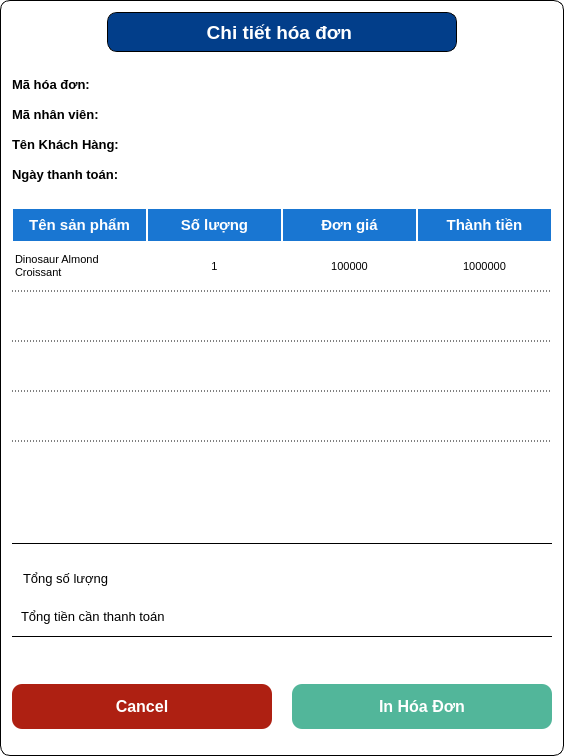
<?xml version="1.0" encoding="UTF-8"?>
<ui version="4.0">
 <class>invoice_detail</class>
 <widget class="QWidget" name="invoice_detail">
  <property name="geometry">
   <rect>
    <x>0</x>
    <y>0</y>
    <width>540</width>
    <height>756</height>
   </rect>
  </property>
  <property name="windowTitle">
   <string>Form</string>
  </property>
  <property name="styleSheet">
   <string notr="true">background-color: rgb(255, 255, 255);
border: none;
border-radius: 10px;</string>
  </property>
  <layout class="QVBoxLayout" name="verticalLayout">
   <property name="leftMargin">
    <number>0</number>
   </property>
   <property name="topMargin">
    <number>0</number>
   </property>
   <property name="rightMargin">
    <number>0</number>
   </property>
   <property name="bottomMargin">
    <number>0</number>
   </property>
   <item>
    <widget class="QFrame" name="frame">
     <property name="styleSheet">
      <string notr="true">border: 1px solid rgb(0, 0, 0)</string>
     </property>
     <property name="frameShape">
      <enum>QFrame::StyledPanel</enum>
     </property>
     <property name="frameShadow">
      <enum>QFrame::Raised</enum>
     </property>
     <layout class="QVBoxLayout" name="verticalLayout_2">
      <property name="spacing">
       <number>10</number>
      </property>
      <property name="leftMargin">
       <number>11</number>
      </property>
      <property name="topMargin">
       <number>11</number>
      </property>
      <property name="rightMargin">
       <number>11</number>
      </property>
      <property name="bottomMargin">
       <number>11</number>
      </property>
      <item alignment="Qt::AlignHCenter">
       <widget class="QFrame" name="frame_2">
        <property name="sizePolicy">
         <sizepolicy hsizetype="Preferred" vsizetype="Maximum">
          <horstretch>0</horstretch>
          <verstretch>0</verstretch>
         </sizepolicy>
        </property>
        <property name="minimumSize">
         <size>
          <width>350</width>
          <height>40</height>
         </size>
        </property>
        <property name="maximumSize">
         <size>
          <width>16777215</width>
          <height>40</height>
         </size>
        </property>
        <property name="styleSheet">
         <string notr="true">border: 1px solid rgb(0, 0, 0);;
background-color: #023e8a;
color: rgb(255, 255, 255);
border-radius: 10px;</string>
        </property>
        <property name="frameShape">
         <enum>QFrame::StyledPanel</enum>
        </property>
        <property name="frameShadow">
         <enum>QFrame::Raised</enum>
        </property>
        <layout class="QHBoxLayout" name="horizontalLayout">
         <property name="spacing">
          <number>0</number>
         </property>
         <property name="leftMargin">
          <number>0</number>
         </property>
         <property name="topMargin">
          <number>0</number>
         </property>
         <property name="rightMargin">
          <number>0</number>
         </property>
         <property name="bottomMargin">
          <number>0</number>
         </property>
         <item>
          <widget class="QLabel" name="invoice_id_header">
           <property name="minimumSize">
            <size>
             <width>300</width>
             <height>0</height>
            </size>
           </property>
           <property name="font">
            <font>
             <pointsize>14</pointsize>
             <weight>75</weight>
             <bold>true</bold>
            </font>
           </property>
           <property name="styleSheet">
            <string notr="true">border: none;</string>
           </property>
           <property name="text">
            <string>Chi tiết hóa đơn </string>
           </property>
           <property name="alignment">
            <set>Qt::AlignCenter</set>
           </property>
          </widget>
         </item>
        </layout>
       </widget>
      </item>
      <item>
       <widget class="QFrame" name="frame_3">
        <property name="styleSheet">
         <string notr="true">border: none;</string>
        </property>
        <property name="frameShape">
         <enum>QFrame::StyledPanel</enum>
        </property>
        <property name="frameShadow">
         <enum>QFrame::Raised</enum>
        </property>
        <layout class="QVBoxLayout" name="verticalLayout_3">
         <property name="spacing">
          <number>15</number>
         </property>
         <property name="leftMargin">
          <number>0</number>
         </property>
         <property name="topMargin">
          <number>0</number>
         </property>
         <property name="rightMargin">
          <number>0</number>
         </property>
         <property name="bottomMargin">
          <number>0</number>
         </property>
         <item>
          <widget class="QFrame" name="frame_4">
           <property name="styleSheet">
            <string notr="true">border-bottom: 1px solid rgb(0, 0, 0);
border: none;</string>
           </property>
           <property name="frameShape">
            <enum>QFrame::StyledPanel</enum>
           </property>
           <property name="frameShadow">
            <enum>QFrame::Raised</enum>
           </property>
           <layout class="QVBoxLayout" name="verticalLayout_4">
            <property name="spacing">
             <number>15</number>
            </property>
            <property name="leftMargin">
             <number>0</number>
            </property>
            <property name="topMargin">
             <number>15</number>
            </property>
            <property name="rightMargin">
             <number>0</number>
            </property>
            <property name="bottomMargin">
             <number>11</number>
            </property>
            <item>
             <widget class="QFrame" name="frame_9">
              <property name="styleSheet">
               <string notr="true">border: none;</string>
              </property>
              <property name="frameShape">
               <enum>QFrame::StyledPanel</enum>
              </property>
              <property name="frameShadow">
               <enum>QFrame::Raised</enum>
              </property>
              <layout class="QHBoxLayout" name="horizontalLayout_5">
               <property name="leftMargin">
                <number>0</number>
               </property>
               <property name="topMargin">
                <number>0</number>
               </property>
               <property name="rightMargin">
                <number>0</number>
               </property>
               <property name="bottomMargin">
                <number>0</number>
               </property>
               <item alignment="Qt::AlignLeft">
                <widget class="QLabel" name="label">
                 <property name="font">
                  <font>
                   <pointsize>10</pointsize>
                   <weight>75</weight>
                   <bold>true</bold>
                  </font>
                 </property>
                 <property name="text">
                  <string>Mã hóa đơn: </string>
                 </property>
                </widget>
               </item>
               <item>
                <widget class="QLabel" name="invoice_id_label">
                 <property name="sizePolicy">
                  <sizepolicy hsizetype="Expanding" vsizetype="Preferred">
                   <horstretch>0</horstretch>
                   <verstretch>0</verstretch>
                  </sizepolicy>
                 </property>
                 <property name="font">
                  <font>
                   <pointsize>10</pointsize>
                  </font>
                 </property>
                 <property name="text">
                  <string/>
                 </property>
                </widget>
               </item>
              </layout>
             </widget>
            </item>
            <item>
             <widget class="QFrame" name="frame_10">
              <property name="styleSheet">
               <string notr="true">border: none;</string>
              </property>
              <property name="frameShape">
               <enum>QFrame::StyledPanel</enum>
              </property>
              <property name="frameShadow">
               <enum>QFrame::Raised</enum>
              </property>
              <layout class="QHBoxLayout" name="horizontalLayout_6">
               <property name="leftMargin">
                <number>0</number>
               </property>
               <property name="topMargin">
                <number>0</number>
               </property>
               <property name="rightMargin">
                <number>0</number>
               </property>
               <property name="bottomMargin">
                <number>0</number>
               </property>
               <item alignment="Qt::AlignLeft">
                <widget class="QLabel" name="label_2">
                 <property name="font">
                  <font>
                   <pointsize>10</pointsize>
                   <weight>75</weight>
                   <bold>true</bold>
                  </font>
                 </property>
                 <property name="text">
                  <string>Mã nhân viên: </string>
                 </property>
                </widget>
               </item>
               <item>
                <widget class="QLabel" name="employee_id_label">
                 <property name="sizePolicy">
                  <sizepolicy hsizetype="Expanding" vsizetype="Preferred">
                   <horstretch>0</horstretch>
                   <verstretch>0</verstretch>
                  </sizepolicy>
                 </property>
                 <property name="font">
                  <font>
                   <pointsize>10</pointsize>
                  </font>
                 </property>
                 <property name="text">
                  <string/>
                 </property>
                </widget>
               </item>
              </layout>
             </widget>
            </item>
            <item>
             <widget class="QFrame" name="frame_11">
              <property name="styleSheet">
               <string notr="true">border: none;</string>
              </property>
              <property name="frameShape">
               <enum>QFrame::StyledPanel</enum>
              </property>
              <property name="frameShadow">
               <enum>QFrame::Raised</enum>
              </property>
              <layout class="QHBoxLayout" name="horizontalLayout_7">
               <property name="leftMargin">
                <number>0</number>
               </property>
               <property name="topMargin">
                <number>0</number>
               </property>
               <property name="rightMargin">
                <number>0</number>
               </property>
               <property name="bottomMargin">
                <number>0</number>
               </property>
               <item alignment="Qt::AlignLeft">
                <widget class="QLabel" name="label_3">
                 <property name="font">
                  <font>
                   <pointsize>10</pointsize>
                   <weight>75</weight>
                   <bold>true</bold>
                  </font>
                 </property>
                 <property name="text">
                  <string>Tên Khách Hàng: </string>
                 </property>
                </widget>
               </item>
               <item>
                <widget class="QLabel" name="customer_name_label">
                 <property name="sizePolicy">
                  <sizepolicy hsizetype="Expanding" vsizetype="Preferred">
                   <horstretch>0</horstretch>
                   <verstretch>0</verstretch>
                  </sizepolicy>
                 </property>
                 <property name="font">
                  <font>
                   <pointsize>10</pointsize>
                  </font>
                 </property>
                 <property name="text">
                  <string/>
                 </property>
                </widget>
               </item>
              </layout>
             </widget>
            </item>
            <item>
             <widget class="QFrame" name="frame_12">
              <property name="styleSheet">
               <string notr="true">border: none;</string>
              </property>
              <property name="frameShape">
               <enum>QFrame::StyledPanel</enum>
              </property>
              <property name="frameShadow">
               <enum>QFrame::Raised</enum>
              </property>
              <layout class="QHBoxLayout" name="horizontalLayout_8">
               <property name="leftMargin">
                <number>0</number>
               </property>
               <property name="topMargin">
                <number>0</number>
               </property>
               <property name="rightMargin">
                <number>0</number>
               </property>
               <property name="bottomMargin">
                <number>0</number>
               </property>
               <item alignment="Qt::AlignLeft">
                <widget class="QLabel" name="label_4">
                 <property name="font">
                  <font>
                   <pointsize>10</pointsize>
                   <weight>75</weight>
                   <bold>true</bold>
                  </font>
                 </property>
                 <property name="text">
                  <string>Ngày thanh toán: </string>
                 </property>
                </widget>
               </item>
               <item>
                <widget class="QLabel" name="date_label">
                 <property name="sizePolicy">
                  <sizepolicy hsizetype="Expanding" vsizetype="Preferred">
                   <horstretch>0</horstretch>
                   <verstretch>0</verstretch>
                  </sizepolicy>
                 </property>
                 <property name="font">
                  <font>
                   <pointsize>10</pointsize>
                  </font>
                 </property>
                 <property name="text">
                  <string/>
                 </property>
                </widget>
               </item>
              </layout>
             </widget>
            </item>
           </layout>
          </widget>
         </item>
         <item>
          <widget class="QFrame" name="frame_13">
           <property name="minimumSize">
            <size>
             <width>540</width>
             <height>0</height>
            </size>
           </property>
           <property name="frameShape">
            <enum>QFrame::StyledPanel</enum>
           </property>
           <property name="frameShadow">
            <enum>QFrame::Raised</enum>
           </property>
           <layout class="QVBoxLayout" name="verticalLayout_6">
            <property name="leftMargin">
             <number>0</number>
            </property>
            <property name="topMargin">
             <number>0</number>
            </property>
            <property name="rightMargin">
             <number>0</number>
            </property>
            <property name="bottomMargin">
             <number>0</number>
            </property>
            <item>
             <widget class="QTableWidget" name="summary_table">
              <property name="font">
               <font>
                <pointsize>11</pointsize>
               </font>
              </property>
              <property name="styleSheet">
               <string notr="true">QHeaderView::section {
    background-color: #1976d2;
    font-weight: bold;
	color: rgb(255, 255, 255);
	font-size: 15px;
	padding: 5px;
	border: 1px solid rgb(255, 255, 255)
}

QTableWidget::item:selected {
    background-color: transparent;
	color: inherit;
}

QTableWidget {
    gridline-color: #ccc;
	border-bottom: 1px solid rgb(0, 0, 0);
	border-radius: 0px;
	font-size: 11pt;
}

QTableWidget::item {
    /* Quan trọng: Bỏ hết các viền cũ để bắt đầu lại */
    border: none;
    
    /* Chỉ &quot;vẽ&quot; lại đường viền dưới cho mỗi ô */
    border-bottom: 1px dashed rgb(0, 0, 0); /* Viền dưới màu xám nhạt */
}

QScrollBar:vertical {
    border: none;
    background: #f0f0f0;
    width: 12px;
    margin: 0px 0px 0px 0px;
}

QScrollBar::handle:vertical {
    background: #a9a9a9;
    min-height: 50px;
    border: none;
}

QScrollBar:horizontal {
    border: none;
    background: #f0f0f0;
    height: 12px;
    margin: 0px 0px 0px 0px;
}

QScrollBar::handle:horizontal {
    background: #a9a9a9;
    min-width: 20px;
    border: none;
}
</string>
              </property>
              <property name="editTriggers">
               <set>QAbstractItemView::NoEditTriggers</set>
              </property>
              <property name="showGrid">
               <bool>false</bool>
              </property>
              <property name="gridStyle">
               <enum>Qt::DashDotLine</enum>
              </property>
              <property name="sortingEnabled">
               <bool>false</bool>
              </property>
              <property name="wordWrap">
               <bool>true</bool>
              </property>
              <property name="cornerButtonEnabled">
               <bool>true</bool>
              </property>
              <property name="rowCount">
               <number>4</number>
              </property>
              <attribute name="horizontalHeaderVisible">
               <bool>true</bool>
              </attribute>
              <attribute name="horizontalHeaderCascadingSectionResizes">
               <bool>false</bool>
              </attribute>
              <attribute name="horizontalHeaderDefaultSectionSize">
               <number>135</number>
              </attribute>
              <attribute name="horizontalHeaderHighlightSections">
               <bool>false</bool>
              </attribute>
              <attribute name="horizontalHeaderMinimumSectionSize">
               <number>50</number>
              </attribute>
              <attribute name="horizontalHeaderShowSortIndicator" stdset="0">
               <bool>false</bool>
              </attribute>
              <attribute name="horizontalHeaderStretchLastSection">
               <bool>true</bool>
              </attribute>
              <attribute name="verticalHeaderVisible">
               <bool>false</bool>
              </attribute>
              <attribute name="verticalHeaderCascadingSectionResizes">
               <bool>false</bool>
              </attribute>
              <attribute name="verticalHeaderDefaultSectionSize">
               <number>50</number>
              </attribute>
              <attribute name="verticalHeaderHighlightSections">
               <bool>false</bool>
              </attribute>
              <attribute name="verticalHeaderMinimumSectionSize">
               <number>30</number>
              </attribute>
              <attribute name="verticalHeaderShowSortIndicator" stdset="0">
               <bool>false</bool>
              </attribute>
              <attribute name="verticalHeaderStretchLastSection">
               <bool>false</bool>
              </attribute>
              <row/>
              <row/>
              <row/>
              <row/>
              <column>
               <property name="text">
                <string>Tên sản phẩm</string>
               </property>
               <property name="font">
                <font>
                 <pointsize>9</pointsize>
                </font>
               </property>
               <property name="textAlignment">
                <set>AlignCenter</set>
               </property>
              </column>
              <column>
               <property name="text">
                <string>Số lượng</string>
               </property>
              </column>
              <column>
               <property name="text">
                <string>Đơn giá</string>
               </property>
              </column>
              <column>
               <property name="text">
                <string>Thành tiền</string>
               </property>
              </column>
              <item row="0" column="0">
               <property name="text">
                <string>Dinosaur Almond Croissant</string>
               </property>
               <property name="font">
                <font>
                 <family>MS Shell Dlg 2</family>
                 <pointsize>8</pointsize>
                </font>
               </property>
               <property name="textAlignment">
                <set>AlignLeading|AlignVCenter</set>
               </property>
              </item>
              <item row="0" column="1">
               <property name="text">
                <string>1</string>
               </property>
               <property name="font">
                <font>
                 <family>MS Shell Dlg 2</family>
                 <pointsize>8</pointsize>
                </font>
               </property>
               <property name="textAlignment">
                <set>AlignCenter</set>
               </property>
              </item>
              <item row="0" column="2">
               <property name="text">
                <string>100000</string>
               </property>
               <property name="font">
                <font>
                 <family>MS Shell Dlg 2</family>
                 <pointsize>8</pointsize>
                </font>
               </property>
               <property name="textAlignment">
                <set>AlignCenter</set>
               </property>
              </item>
              <item row="0" column="3">
               <property name="text">
                <string>1000000</string>
               </property>
               <property name="font">
                <font>
                 <family>MS Shell Dlg 2</family>
                 <pointsize>8</pointsize>
                 <weight>50</weight>
                 <bold>false</bold>
                </font>
               </property>
               <property name="textAlignment">
                <set>AlignCenter</set>
               </property>
              </item>
              <item row="1" column="0">
               <property name="text">
                <string/>
               </property>
              </item>
             </widget>
            </item>
           </layout>
          </widget>
         </item>
         <item>
          <widget class="QFrame" name="frame_5">
           <property name="minimumSize">
            <size>
             <width>0</width>
             <height>115</height>
            </size>
           </property>
           <property name="frameShape">
            <enum>QFrame::StyledPanel</enum>
           </property>
           <property name="frameShadow">
            <enum>QFrame::Raised</enum>
           </property>
           <layout class="QVBoxLayout" name="verticalLayout_5">
            <property name="spacing">
             <number>0</number>
            </property>
            <property name="leftMargin">
             <number>0</number>
            </property>
            <property name="topMargin">
             <number>0</number>
            </property>
            <property name="rightMargin">
             <number>0</number>
            </property>
            <property name="bottomMargin">
             <number>0</number>
            </property>
            <item>
             <widget class="QFrame" name="frame_6">
              <property name="maximumSize">
               <size>
                <width>16777215</width>
                <height>50</height>
               </size>
              </property>
              <property name="frameShape">
               <enum>QFrame::StyledPanel</enum>
              </property>
              <property name="frameShadow">
               <enum>QFrame::Raised</enum>
              </property>
              <layout class="QHBoxLayout" name="horizontalLayout_2">
               <property name="leftMargin">
                <number>11</number>
               </property>
               <property name="topMargin">
                <number>0</number>
               </property>
               <property name="bottomMargin">
                <number>0</number>
               </property>
               <item>
                <widget class="QLabel" name="label_5">
                 <property name="font">
                  <font>
                   <pointsize>10</pointsize>
                  </font>
                 </property>
                 <property name="text">
                  <string>Tổng số lượng</string>
                 </property>
                </widget>
               </item>
               <item>
                <widget class="QLabel" name="total_quantity">
                 <property name="font">
                  <font>
                   <pointsize>10</pointsize>
                  </font>
                 </property>
                 <property name="text">
                  <string/>
                 </property>
                 <property name="alignment">
                  <set>Qt::AlignRight|Qt::AlignTrailing|Qt::AlignVCenter</set>
                 </property>
                </widget>
               </item>
              </layout>
             </widget>
            </item>
            <item>
             <widget class="QFrame" name="frame_7">
              <property name="maximumSize">
               <size>
                <width>16777215</width>
                <height>50</height>
               </size>
              </property>
              <property name="frameShape">
               <enum>QFrame::StyledPanel</enum>
              </property>
              <property name="frameShadow">
               <enum>QFrame::Raised</enum>
              </property>
              <layout class="QHBoxLayout" name="horizontalLayout_3">
               <property name="topMargin">
                <number>0</number>
               </property>
               <property name="bottomMargin">
                <number>0</number>
               </property>
               <item>
                <widget class="QLabel" name="label_7">
                 <property name="font">
                  <font>
                   <pointsize>10</pointsize>
                  </font>
                 </property>
                 <property name="text">
                  <string>Tổng tiền cần thanh toán</string>
                 </property>
                </widget>
               </item>
               <item>
                <widget class="QLabel" name="total_amount">
                 <property name="font">
                  <font>
                   <pointsize>10</pointsize>
                  </font>
                 </property>
                 <property name="text">
                  <string/>
                 </property>
                 <property name="alignment">
                  <set>Qt::AlignRight|Qt::AlignTrailing|Qt::AlignVCenter</set>
                 </property>
                </widget>
               </item>
              </layout>
             </widget>
            </item>
            <item>
             <widget class="QFrame" name="frame_8">
              <property name="minimumSize">
               <size>
                <width>0</width>
                <height>0</height>
               </size>
              </property>
              <property name="maximumSize">
               <size>
                <width>16777215</width>
                <height>50</height>
               </size>
              </property>
              <property name="styleSheet">
               <string notr="true">border-top: 1px solid rgb(0, 0, 0);
border-radius: none;</string>
              </property>
              <property name="frameShape">
               <enum>QFrame::StyledPanel</enum>
              </property>
              <property name="frameShadow">
               <enum>QFrame::Raised</enum>
              </property>
              <layout class="QHBoxLayout" name="horizontalLayout_4">
               <property name="topMargin">
                <number>0</number>
               </property>
               <property name="bottomMargin">
                <number>0</number>
               </property>
               <item>
                <widget class="QLabel" name="pay_method">
                 <property name="font">
                  <font>
                   <pointsize>9</pointsize>
                  </font>
                 </property>
                 <property name="styleSheet">
                  <string notr="true">border: none;</string>
                 </property>
                 <property name="text">
                  <string/>
                 </property>
                </widget>
               </item>
               <item>
                <widget class="QLabel" name="total_pay">
                 <property name="font">
                  <font>
                   <pointsize>10</pointsize>
                  </font>
                 </property>
                 <property name="styleSheet">
                  <string notr="true">border: none;</string>
                 </property>
                 <property name="text">
                  <string/>
                 </property>
                 <property name="alignment">
                  <set>Qt::AlignRight|Qt::AlignTrailing|Qt::AlignVCenter</set>
                 </property>
                </widget>
               </item>
              </layout>
             </widget>
            </item>
           </layout>
          </widget>
         </item>
        </layout>
       </widget>
      </item>
      <item>
       <widget class="QFrame" name="frame_14">
        <property name="styleSheet">
         <string notr="true">border: none;</string>
        </property>
        <property name="frameShape">
         <enum>QFrame::StyledPanel</enum>
        </property>
        <property name="frameShadow">
         <enum>QFrame::Raised</enum>
        </property>
        <layout class="QHBoxLayout" name="horizontalLayout_9">
         <property name="spacing">
          <number>20</number>
         </property>
         <property name="leftMargin">
          <number>0</number>
         </property>
         <property name="topMargin">
          <number>0</number>
         </property>
         <property name="rightMargin">
          <number>0</number>
         </property>
         <property name="bottomMargin">
          <number>15</number>
         </property>
         <item>
          <widget class="QPushButton" name="cancel_btn">
           <property name="minimumSize">
            <size>
             <width>0</width>
             <height>45</height>
            </size>
           </property>
           <property name="font">
            <font>
             <pointsize>12</pointsize>
             <weight>75</weight>
             <bold>true</bold>
            </font>
           </property>
           <property name="cursor">
            <cursorShape>PointingHandCursor</cursorShape>
           </property>
           <property name="styleSheet">
            <string notr="true">#cancel_btn{
	background-color: #ae2012;
	color: #ffffff;
}

#cancel_btn:hover{
	background-color: #8d99ae;
}</string>
           </property>
           <property name="text">
            <string>Cancel</string>
           </property>
          </widget>
         </item>
         <item>
          <widget class="QPushButton" name="print_btn">
           <property name="minimumSize">
            <size>
             <width>0</width>
             <height>45</height>
            </size>
           </property>
           <property name="font">
            <font>
             <pointsize>12</pointsize>
             <weight>75</weight>
             <bold>true</bold>
            </font>
           </property>
           <property name="cursor">
            <cursorShape>PointingHandCursor</cursorShape>
           </property>
           <property name="styleSheet">
            <string notr="true">#print_btn{
	background-color: #52b69a;
	color: #ffffff;
}

#print_btn:hover{
	background-color: #8d99ae;
}</string>
           </property>
           <property name="text">
            <string>In Hóa Đơn</string>
           </property>
          </widget>
         </item>
        </layout>
       </widget>
      </item>
     </layout>
    </widget>
   </item>
  </layout>
 </widget>
 <resources/>
 <connections/>
</ui>
